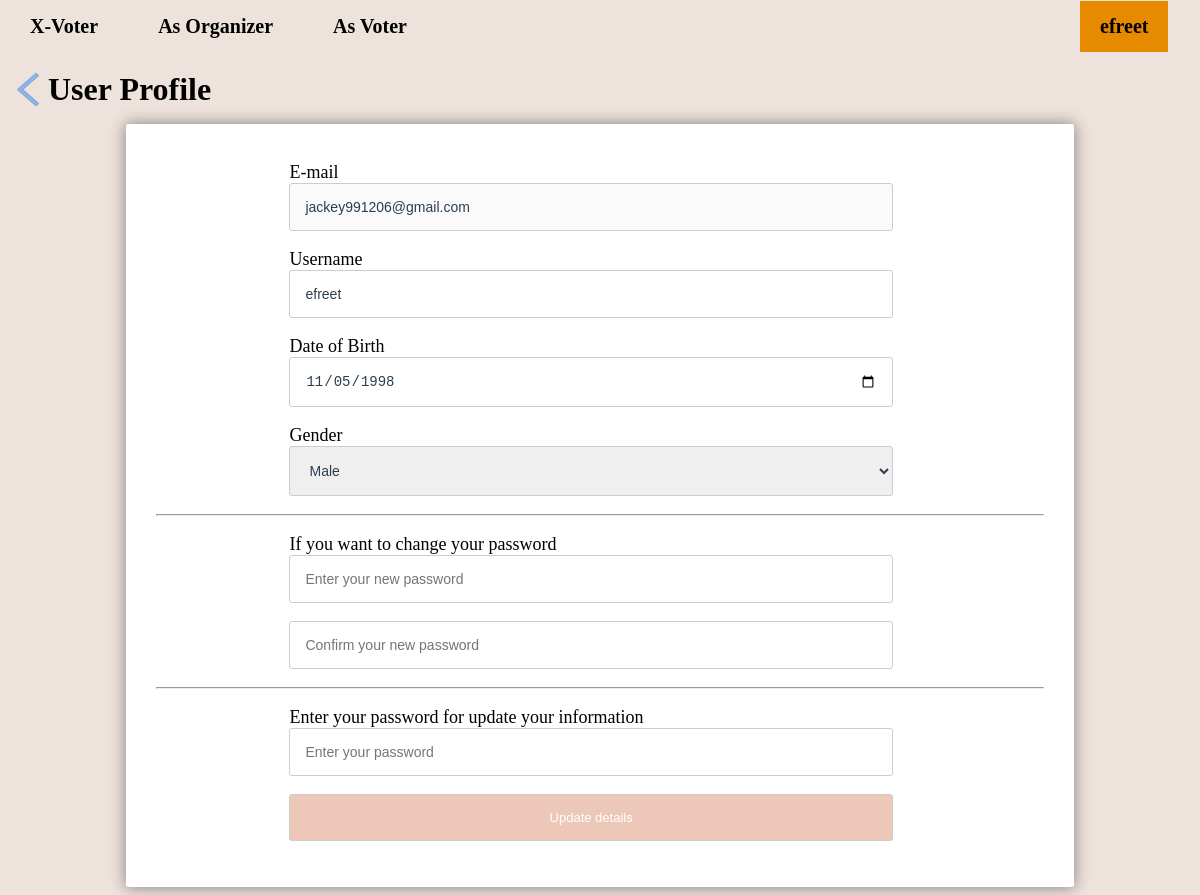
The page /profile_edit.php (signed in) on the database its author committed.
### tables this page shows
CREATE TABLE `users` (
  `uid` int(11) NOT NULL,
  `username` varchar(100) NOT NULL,
  `email` varchar(150) NOT NULL,
  `password_hash` varchar(255) NOT NULL,
  `date_of_birth` date NOT NULL,
  `gender` char(1) NOT NULL,
  `user_status` varchar(50) NOT NULL,
  `user_created_at` datetime DEFAULT current_timestamp()
);

### profile_edit.php (the view, shortened to what this page needs)
<?php
	require_once "./link.php";
	if(!isset($_SESSION["loggedin"]) || $_SESSION["loggedin"] !== true){
		header("location: login.php");
		exit;
	}else{
		$uid = $_SESSION["uid"];
		$username = $_SESSION["username"];
    }
	$result = mysqli_query($link, "SELECT * FROM users WHERE uid=$uid");
	$row = mysqli_fetch_assoc($result);
	$username_error = $dob_error = $gender_error = $password_error = $new_password_error = $confirm_password_error = "";
	$year = date("Y")-16;
	$month = date("m");
	$day = date("d");
	$maxDateTime = date("$year-$month-$day");
?>
<html lang="en">
	<head>
		<link rel="stylesheet" type="text/css" href="./css/navigation.css">
		<link rel="stylesheet" type="text/css" href="./css/style.css">
	</head>
	<body class="body2">
		<ul>
			<li><a href="./index.php">X-Voter</a></li>
			<li class="dropdown"><a class="hoverclass" href="#">As Organizer</a>
			</li>
			<li class="dropdown"><a class="hoverclass" href="#">As Voter</a>
			</li>
			<li class="dropdown" style="float:right; margin-right:50px; width:5%;"><a class="checkedclass" href="./profile.php"><?php echo $username; ?></a>
			</li>
		</ul>
		<div class="titlebox">
			<a href="./profile.php"><img src="./img/icon-back.png" alt="Back to main page" class="icon"></a>
			<h1>User Profile</h1>
		</div>
		<fieldset id="profiledetails">
			<form class="voteform" method="POST" enctype="multipart/form-data">
				<p style="margin-left:15%">E-mail<br>
				<input type="email" name="email" disabled value="<?php echo $row['email']; ?>"></p>
				<p style="margin-left:15%">Username<br>
				<input style="width:80%;" type="text" name="username" required value="<?php echo $row['username']; ?>"><br></p>
				<p style="margin-left:15%">Date of Birth<br><input type="date" name="dob" required max="<?php echo $maxDateTime ; ?>" value="<?php echo $row['date_of_birth']; ?>"></p>
				<p style="margin-left:15%">Gender<br>
				<select style="width:80%;" name="gender" required><?php if($row['gender'] == 'M'){ ?>
					<option value='M' checked>Male<option value='F'>Female<?php }else if($row['gender'] == 'F'){ ?>
					<option value='F' checked>Female<option value='M'>Male<?php } ?>
				</select></p><hr>
				<p style="margin-left:15%">If you want to change your password<input type="password" name="newpassword" placeholder="Enter your new password" value=""><br></p>
				<p style="margin-left:15%"><input type="password" name="confirmpassword" placeholder="Confirm your new password" value=""><br></p><hr>
				<p style="margin-left:15%">Enter your password for update your information<br>
				<input type="password" name="password" required placeholder="Enter your password" value=""><br></p>
				<p style="margin-left:15%"><input style="width:80%" type="submit" value="Update details" onclick="return Update();"></p>
			</form>
		</fieldset>
	</body>
</html>

### css/navigation.css (style rules this page uses)
ul { list-style-type: none; text-align: center; padding: 0; right:0; left:0; top:-25px; position:fixed; }
li { float:left; font-weight:bold; font-size: 20px; padding: 10px; text-decoration:none; display: inline; }
li a { display:inline-block; font-weight:bold; text-align:center; text-decoration:none; padding: 14px 20px; }
.checkedclass { background-color:#e68a00; }
li a:visited, a:link { color:black; }
li.dropdown { display: block; }

### css/style.css (style rules this page uses)
.body2 { background: #EEE2DC; }
fieldset { background: white; border: 0 none; border-radius: 3px; box-shadow: 0 0 15px 1px rgba(0, 0, 0, 0.4); padding: 20px 30px; box-sizing: border-box; width: 80%; margin: 0 10%; }
.contactform input[type="email"], input[type="submit"],textarea { padding: 15px; border: 1px solid #ccc; border-radius: 3px; width: 90%; box-sizing: border-box; color: #3b232d; font-size: 14px; }
img.icon { padding-top: 13px; width:40px; height:35px; float:left; }
.titlebox { margin-top:5%; height:65px; border-radius:8px 8px 0px 0px; }
.titlebox h1 { padding:12px 40px; margin:auto; color: black; }
.voteform p { font-size: 18px; }
.voteform textarea, .voteform select, .voteform input { padding: 15px; border: 1px solid #ccc; border-radius: 3px; width: 100%; box-sizing: border-box; color: #2C3E50; font-size: 14px; }
.voteform input[type="button"], .voteform input[type="submit"],.voteform input[type="reset"] { padding: 15px; border: 1px solid #ccc; border-radius: 3px; margin-bottom: 8px; margin-right:10% ; width: 80%; box-sizing: border-box; background-color: #EDC7B7; color:white; font-size: 13px; }
.adminlist input[type="text"], input[type="password"], input[type="email"], input[type="date"], select { padding: 15px; border: 1px solid #ccc; border-radius: 3px; width: 80%; box-sizing: border-box; color: #2C3E50; font-size: 14px; }

### rows shown on the page
users: email "jackey991206@gmail.com", username "efreet", dob "11/05/1998", gender "Male"

### other values the page prints
$username "efreet"
